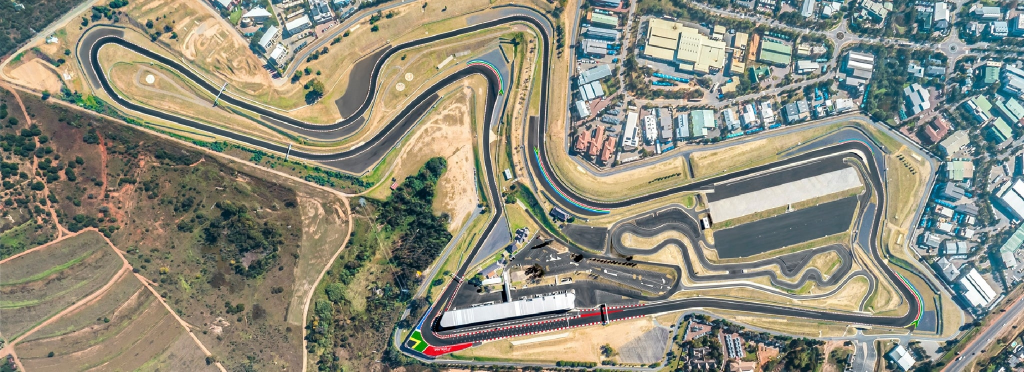
#> input picture Backend/ImageProcessing/TEST/trackTest.jpg, 2048 x 743 px (shown at 1/2 size)
$ python CenterlineMask.py TEST/trackTest.jpg
#> lines starting #> are read from the running program, lines starting #| are printed output that depends on the picture
import argparse
import json
import os
import struct
from pathlib import Path

import cv2 as cv
import numpy as np


class CenterlineMask:
    def __init__(self, mask_width=50):
        self.image = None
        self.original_image = None
        self.display_image = None
        self.centerline_points = []
        self.mask = None
        self.drawing = False
        self.mask_width = mask_width
        self.scale_factor = 1.0
        self.window_name = "Draw Centerline - Left Click and Drag to Draw, 'r' to Reset, 's' to Save, 'ESC' to Exit"
        self.start_position = None
        self.race_direction = None

    def load_image(self, image_path):
#> called with image_path = 'TEST/trackTest.jpg'
        self.original_image = cv.imread(image_path)
#> self.original_image is the input picture: shape (743, 2048, 3); mean B, G, R 125.1, 140.6, 141.4
        if self.original_image is None:
            raise ValueError(f"Could not load image from {image_path}")

        # Calculate scale factor to fit image on screen if it's too large
        max_display_size = 1200
        height, width = self.original_image.shape[:2]
#> height = 743; width = 2048

        if max(height, width) > max_display_size:
            self.scale_factor = max_display_size / max(height, width)
#> self.scale_factor = 0.586
            new_width = int(width * self.scale_factor)
#> new_width = 1200
            new_height = int(height * self.scale_factor)
#> new_height = 435
            self.display_image = cv.resize(self.original_image, (new_width, new_height))
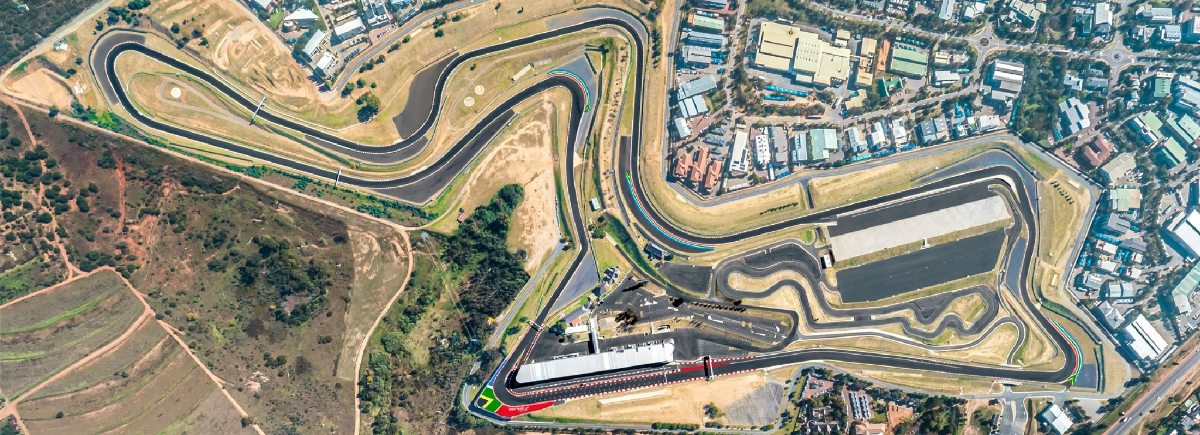
#> self.display_image: shape (435, 1200, 3); mean B, G, R 125, 140.4, 141.3
        else:
            self.scale_factor = 1.0
            self.display_image = self.original_image.copy()

        self.image = self.display_image.copy()
        print(f"Image loaded: {width}x{height}, Display scale: {self.scale_factor:.2f}")
#| Image loaded: 2048x743, Display scale: 0.59
        return True

    # [271 lines left out: functions mouse_callback, update_display, calculate_race_direction, get_compass_direction, create_mask_from_centerline, smooth_centerline and 3 more, not called in this run]

    def run_interactive(self, image_path, output_dir=None):
        if not self.load_image(image_path):
            return False

        if output_dir is None:
            output_dir = os.path.join(os.path.dirname(image_path), "centerline_output")
        os.makedirs(output_dir, exist_ok=True)

        base_name = Path(image_path).stem

        # Setup window and mouse callback
        cv.namedWindow(self.window_name, cv.WINDOW_AUTOSIZE)
        cv.setMouseCallback(self.window_name, self.mouse_callback)

        print("\nInstructions:")
        print("- Left click and drag to draw the centerline")
        print("- The FIRST point you click will be the STARTING LINE")
        print("- Draw in the direction you want the race to go")
        print("- Press 'r' to reset and start over")
        print("- Press 's' to save the centerline and mask")
        print("- Press 'w' to adjust mask width (current: {})".format(self.mask_width))
        print("- Press 'ESC' to exit")

        while True:
            cv.imshow(self.window_name, self.image)
            key = cv.waitKey(1) & 0xFF
#> (key Esc is pressed here)

            if key == 27:  # ESC key
                break
            elif key == ord("r"):  # Reset
                self.centerline_points = []
                self.mask = None
                self.start_position = None
                self.race_direction = None
                self.image = self.display_image.copy()
                print("Reset centerline, start position, and direction")
            elif key == ord("s"):  # Save
                if len(self.centerline_points) > 1:
                    # Create mask
                    self.create_mask_from_centerline()

                    # Save files
                    centerline_path = os.path.join(
                        output_dir, f"{base_name}_centerline.bin"
                    )
                    mask_path = os.path.join(
                        output_dir, f"{base_name}_combined_mask.png"
                    )
                    binary_mask_path = os.path.join(
                        output_dir, f"{base_name}_binary_mask.png"
                    )
                    viz_path = os.path.join(
                        output_dir, f"{base_name}_visualization.png"
                    )

                    self.save_centerline(centerline_path)
                    self.save_mask(mask_path)

                    # Also save the binary mask
                    if hasattr(self, "binary_mask"):
                        cv.imwrite(binary_mask_path, self.binary_mask)
                        print(f"Binary mask saved to {binary_mask_path}")

                    self.save_visualization(viz_path)

                    # Save metadata
                    metadata = {
                        "original_image": image_path,
                        "centerline_points": len(self.centerline_points),
                        "mask_width": self.mask_width,
                        "image_dimensions": [
                            self.original_image.shape[1],
                            self.original_image.shape[0],
                        ],
                        "start_position": {
                            "x": (
                                self.start_position[0] if self.start_position else None
                            ),
                            "y": (
                                self.start_position[1] if self.start_position else None
                            ),
                            "description": "Starting line position (finish line)",
                        },
                        "race_direction": {
                            "angle_degrees": self.race_direction,
                            "compass_direction": (
                                self.get_compass_direction(self.race_direction)
                                if self.race_direction
                                else None
                            ),
                            "description": "Initial direction of travel from start position (0° = East, 90° = South)",
                        },
                    }

                    metadata_path = os.path.join(
                        output_dir, f"{base_name}_metadata.json"
                    )
                    with open(metadata_path, "w") as f:
                        json.dump(metadata, f, indent=2)

                    print(f"All files saved to {output_dir}")
                else:
                    print("Need at least 2 points to save")
            elif key == ord("w"):  # Adjust width
                print(f"Current mask width: {self.mask_width}")
                try:
                    new_width = int(input("Enter new mask width (pixels): "))
                    if new_width > 0:
                        self.mask_width = new_width
                        print(f"Mask width set to {self.mask_width}")
                    else:
                        print("Width must be positive")
                except ValueError:
                    print("Invalid input")

        cv.destroyAllWindows()
        return True


def main():
    parser = argparse.ArgumentParser(
        description="Interactive centerline drawing tool for race tracks"
    )
    parser.add_argument("image_path", help="Path to the track image")
    parser.add_argument(
        "--output", "-o", help="Output directory (default: same as image directory)"
    )
    parser.add_argument(
        "--width",
        "-w",
        type=int,
        default=50,
        help="Initial mask width in pixels (default: 50)",
    )

    args = parser.parse_args()

    if not os.path.exists(args.image_path):
        print(f"Error: Image file not found: {args.image_path}")
        return

    centerline_tool = CenterlineMask(mask_width=args.width)
    centerline_tool.run_interactive(args.image_path, args.output)


if __name__ == "__main__":
    main()
